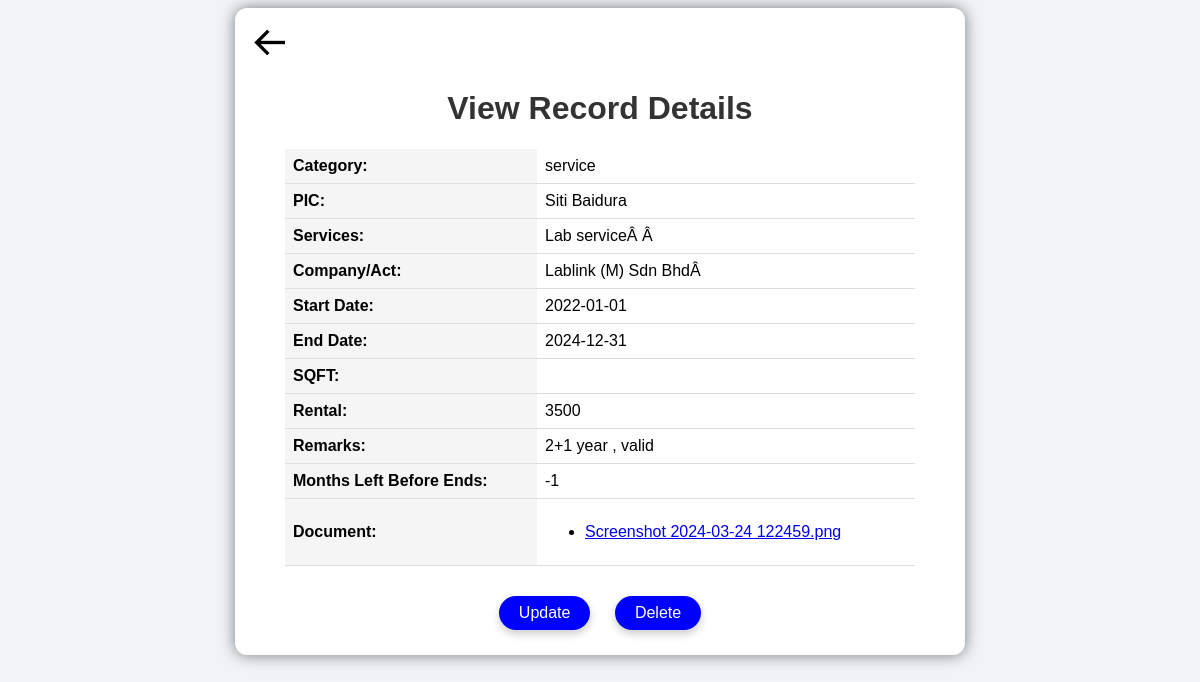
Page /view.php?id=4 (signed in) on the committed database.
### tables this page shows
CREATE TABLE IF NOT EXISTS `form` (
`id` int(11) NOT NULL,
  `category` varchar(50) NOT NULL,
  `pic` varchar(100) NOT NULL,
  `service` varchar(500) NOT NULL,
  `company` varchar(500) NOT NULL,
  `start` date NOT NULL,
  `endDate` date NOT NULL,
  `sqft` varchar(80) NOT NULL,
  `rent` varchar(80) NOT NULL,
  `remarks` varchar(500) NOT NULL,
  `filename` varchar(500) NOT NULL,
  `monthsLeft` int(100) NOT NULL,
  `department` varchar(100) NOT NULL,
  `upload_date` timestamp NOT NULL DEFAULT CURRENT_TIMESTAMP ON UPDATE CURRENT_TIMESTAMP
);

### view.php (the view, shortened to what this page needs)
<?php
include("dbconn.php");
$id = isset($_GET['id']) ? $_GET['id'] : '';
$stmt = $connection->prepare("SELECT * FROM form WHERE (id = ? OR filename IS NULL) AND department = ?");
$stmt->bind_param("is", $id, $_SESSION['department']);
$stmt->execute();
$result = $stmt->get_result();
if ($result->num_rows > 0) {
    $row = $result->fetch_assoc();
} else {
    echo "<script>alert('No data found for this entry.'); window.location.href='home.php';</script>";
    exit();
}
?>
<!DOCTYPE html>
<html lang="en">
<head>
    <link href='https://unpkg.com/boxicons@2.1.4/css/boxicons.min.css' rel='stylesheet'>
</head>
<body>
<div class="container">
    <a href="home.php" class="back-button"><i class='bx bx-arrow-back'></i></a>
    <h1>View Record Details</h1>
    <table>
        <tr><th>Category:</th><td><?php echo htmlspecialchars($row['category']); ?></td></tr>
        <tr><th>PIC:</th><td><?php echo htmlspecialchars($row['pic']); ?></td></tr>
        <tr><th>Services:</th><td><?php echo htmlspecialchars($row['service']); ?></td></tr>
        <tr><th>Company/Act:</th><td><?php echo htmlspecialchars($row['company']); ?></td></tr>
        <tr><th>Start Date:</th><td><?php echo htmlspecialchars($row['start']); ?></td></tr>
        <tr><th>End Date:</th><td><?php echo htmlspecialchars($row['endDate']); ?></td></tr>
        <tr><th>SQFT:</th><td><?php echo htmlspecialchars($row['sqft']); ?></td></tr>
        <tr><th>Rental:</th><td><?php echo htmlspecialchars($row['rent']); ?></td></tr>
        <tr><th>Remarks:</th><td><?php echo htmlspecialchars($row['remarks']); ?></td></tr>
        <tr><th>Months Left Before Ends:</th><td><?php echo htmlspecialchars($row['monthsLeft']); ?></td></tr>
        <tr><th>Document:</th>
            <td>
                <?php
                if (!empty($row['filename'])) {
                    $file_names = preg_split('/\s*,\s*/', $row['filename']);
                    echo "<ul>";
                    foreach ($file_names as $file_name) {
                        echo "<li><a href='uploads/" . htmlspecialchars($file_name) . "' download>" . htmlspecialchars($file_name) . "</a></li>";
                    }
                    echo "</ul>";
                } else {
                    echo "<p style='color: red;'>No document available.</p>";
                }
                ?>
            </td>
        </tr>
    </table>
    <div class="action-buttons">
        <a href="editForm.php?id=<?php echo urlencode($row['id']); ?>" class="btn btn-warning">Update</a>
        <a href="javascript:void(0);" onclick="confirmDelete('<?php echo urlencode($row['filename']); ?>')" class="btn btn-danger">Delete</a>
    </div>
</div>
</body>
</html>

### view.php (style rules this page uses)
body { font-family: Arial, sans-serif; background-color: #f0f4f8; }
.container { max-width: 700px; margin: 5px auto; padding: 15px; background-color: white; border-radius: 12px; box-shadow: 0 0 15px rgba(0, 0, 0, 0.5); }
h1 { text-align: center; color: #333; }
table { width: 90%; border-collapse: collapse; margin: 10px auto; }
table th, table td { text-align: left; padding: 8px; border-bottom: 1px solid #ddd; }
table th { background-color: #f5f5f5; width: 40%; }
.action-buttons { text-align: center; margin-top: 20px; }
.btn { background: blue; color: white; padding: 8px 20px; margin: 10px; border-radius: 20px; text-decoration: none; font-size: 16px; display: inline-block; cursor: pointer; transition: background 0.3s ease; box-shadow: 0 4px 8px rgba(0, 0, 0, 0.2); }
.back-button { background-color: transparent; border: none; color: black; font-size: 40px; cursor: pointer; transition: color 0.3s ease, transform 0.5s ease; display: block; text-align: left; margin-bottom: 10px; }

### rows in the picture
form: category "service", pic "Siti Baidura", service "Lab serviceÂ Â", company "Lablink (M) Sdn BhdÂ", start "2022-01-01", endDate "2024-12-31", rent "3500", remarks "2+1 year , valid", monthsLeft "-1", filename "Screenshot 2024-03-24 122459.png"
